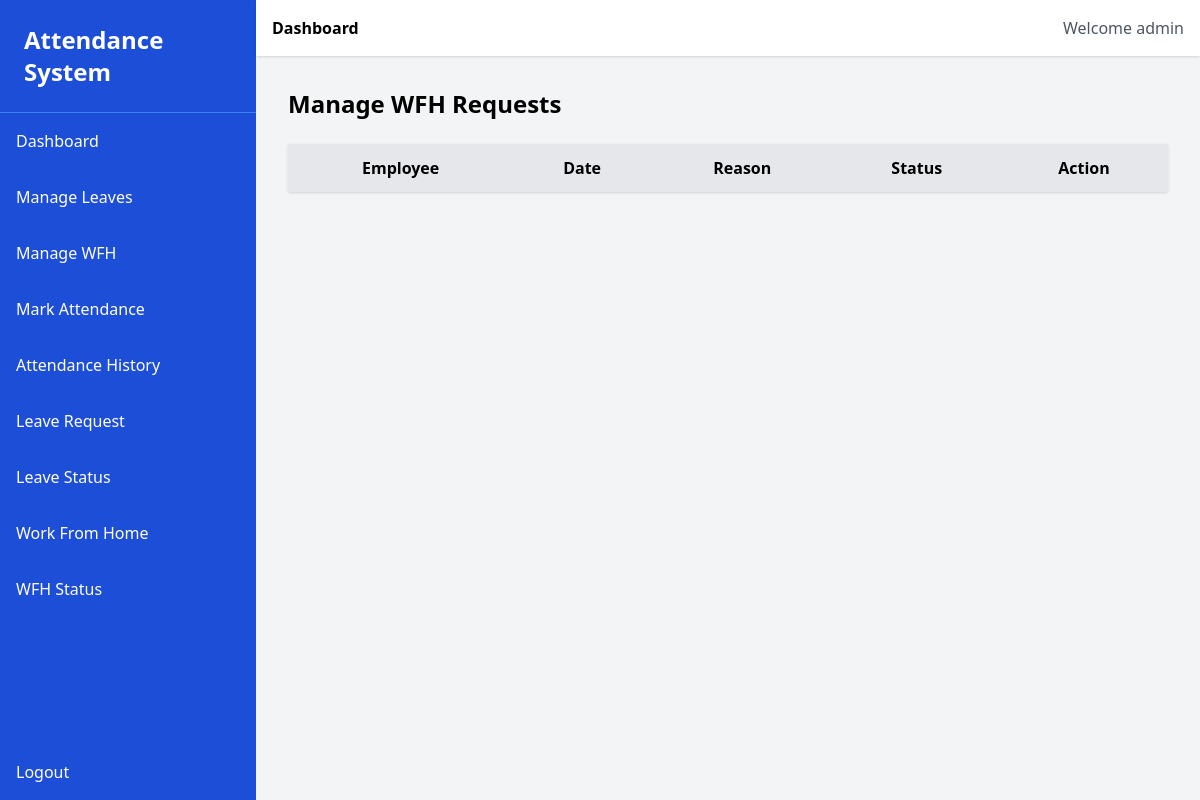
The app's page /wfh/manage/ (signed in), older data.
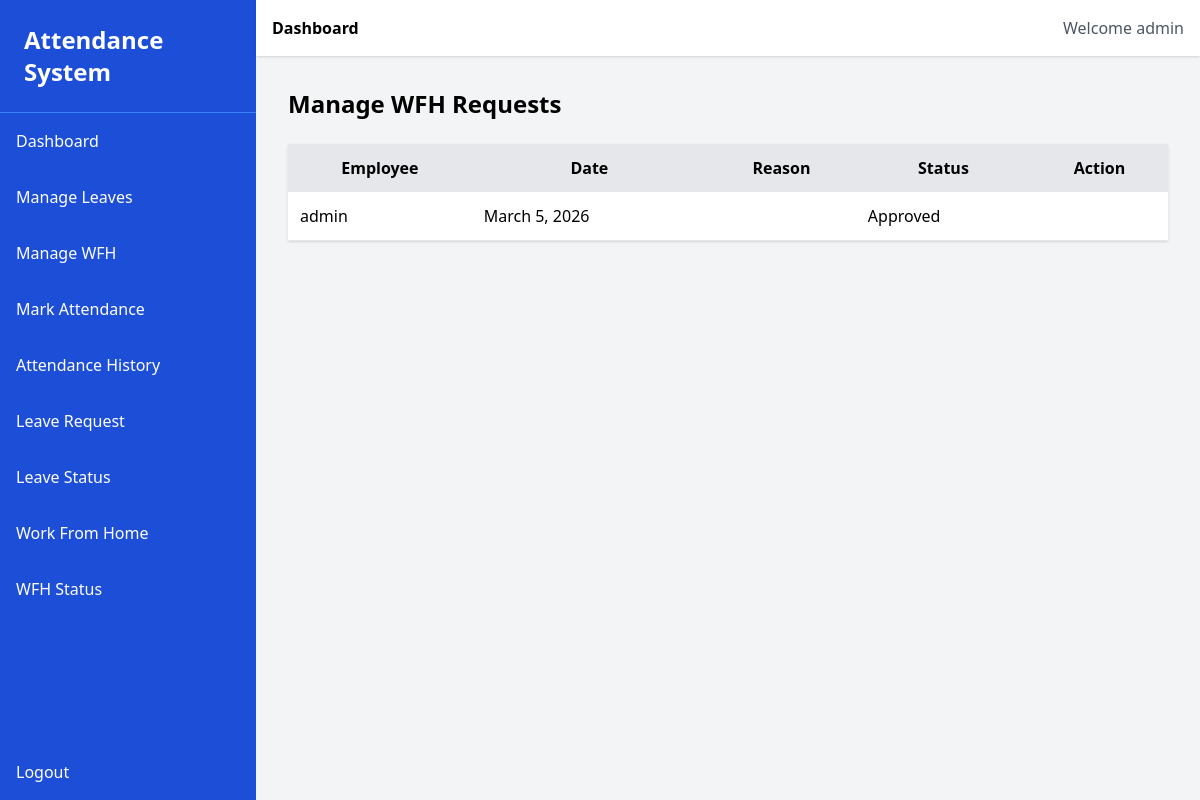
The same page, newer data.
### wfh/models.py (models this page shows, shortened)
class WorkFromHome(models.Model):
    STATUS = (
        ('Pending','Pending'),
        ('Approved','Approved'),
        ('Rejected','Rejected'),
    )
    user = models.ForeignKey(User, on_delete=models.CASCADE)
    date = models.DateField()
    reason = models.TextField()
    status = models.CharField(max_length=20, choices=STATUS, default='Pending')

### wfh/views.py (the view)
# urls.py: path('manage/', views.manage_wfh, name='manage_wfh'),
@staff_member_required
def manage_wfh(request):
    requests = WorkFromHome.objects.all().order_by('-date')
    return render(request,'manage_wfh.html',{'requests':requests})

### templates/manage_wfh.html (shortened to what this page needs)
{% extends 'base.html' %}
{% block content %}
<h2 class="text-2xl font-bold mb-6">Manage WFH Requests</h2>
<table class="w-full bg-white shadow">
<thead class="bg-gray-200">
<tr>
<th class="p-3">Employee</th>
<th class="p-3">Date</th>
<th class="p-3">Reason</th>
<th class="p-3">Status</th>
<th class="p-3">Action</th>
</tr>
</thead>
<tbody>
{% for req in requests %}
<tr class="border-b">
<td class="p-3">{{ req.user.username }}</td>
<td class="p-3">{{ req.date }}</td>
<td class="p-3">{{ req.reason }}</td>
<td class="p-3">{{ req.status }}</td>
<td class="p-3">
</td>
</tr>
{% endfor %}
</tbody>
</table>
{% endblock %}

Row changes from the older to the newer data that the page shows:
added WorkFromHome: user.username "admin", date "March 5, 2026", status "Approved"
